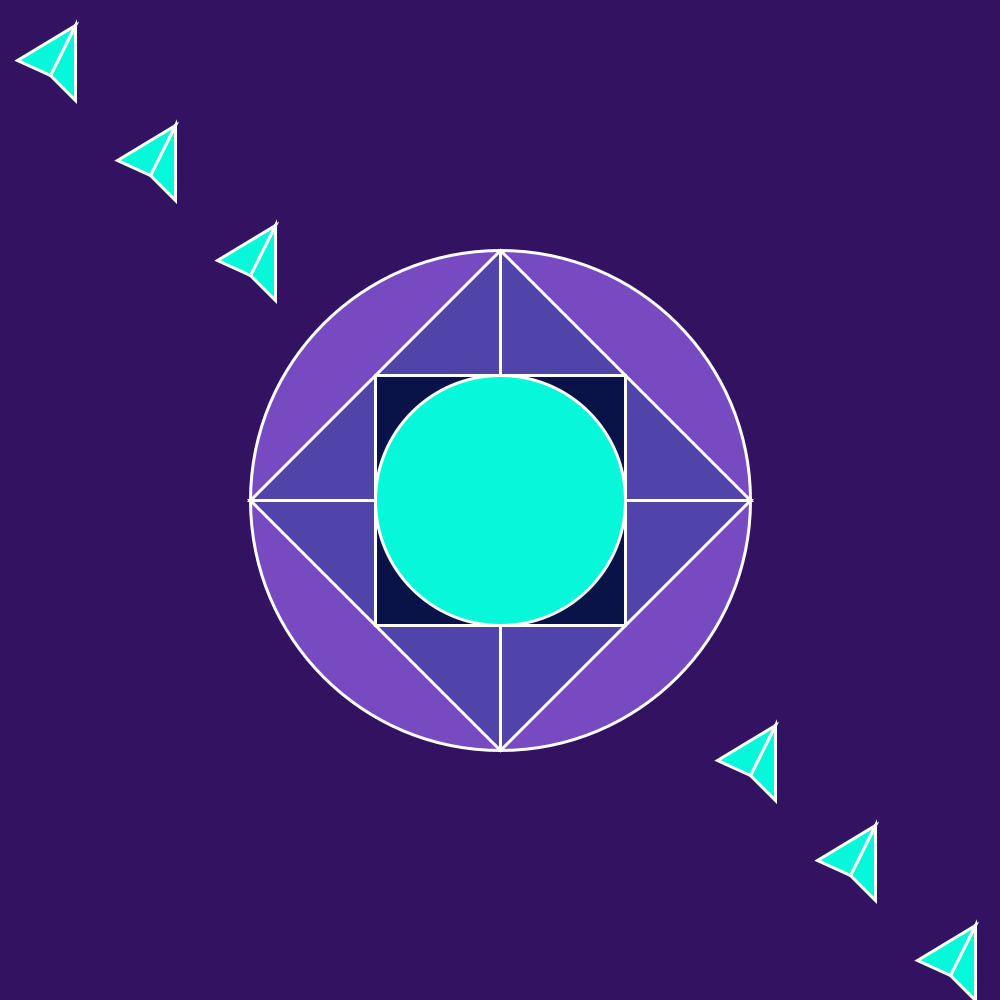
Frame 1 (no input)
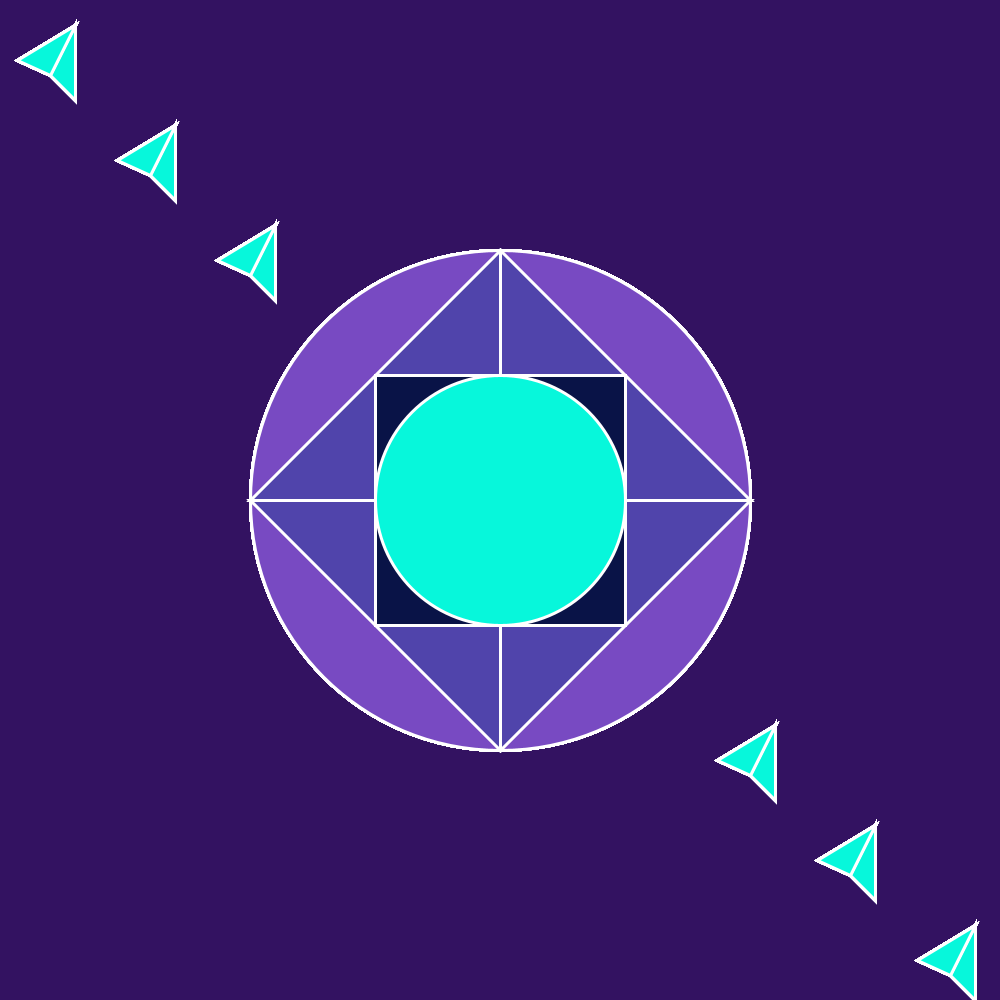
Frame 60 (the mouse pressed at the canvas centre just before this capture)
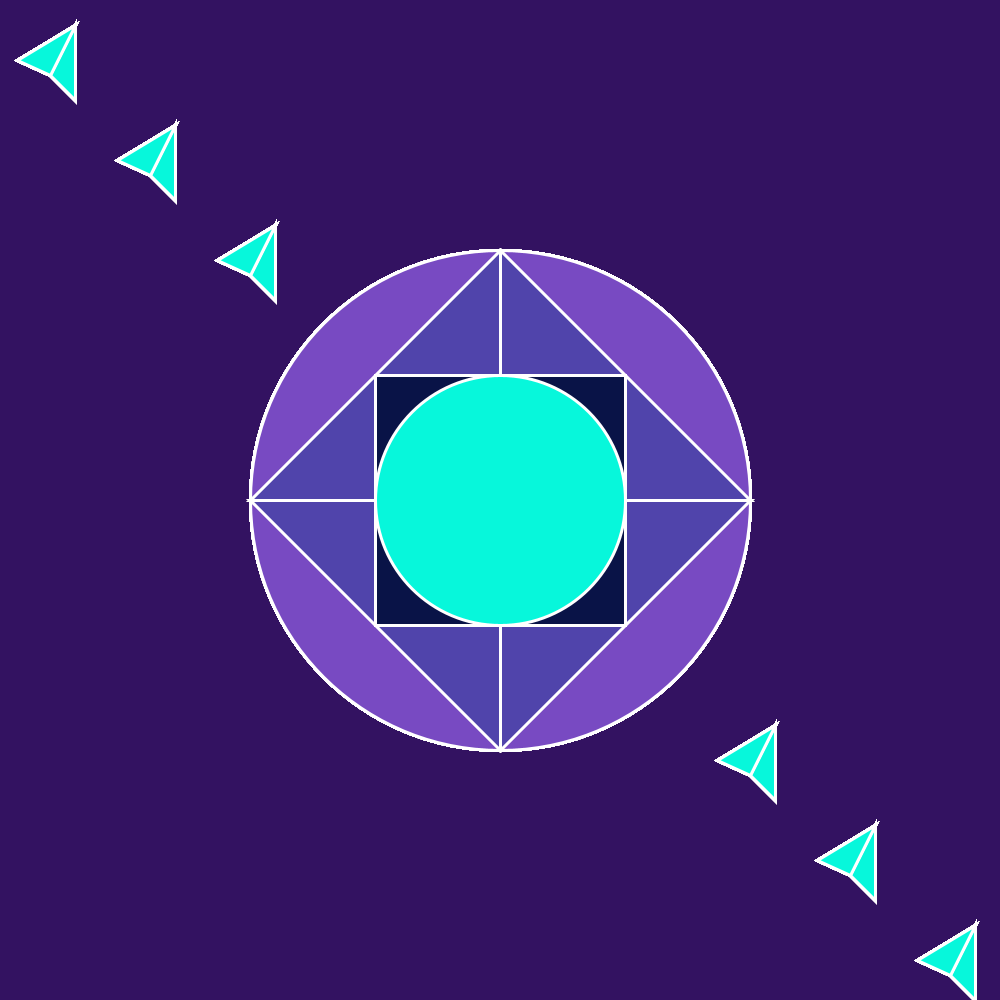
Frame 120 (the mouse held since frame 60 and released just before this capture)

The Processing sketch that drew these frames (run headless with seeded random() and noise(); from frame 60 on, the mouse is pressed at the canvas centre):

// Processing sketch: Project_1
// ── Project_1.pde
void setup() {
  size(1000, 1000);
  background (#331261);
}

void draw () {
  stroke (500,345,789);
  strokeWeight(3);
  fill (#784ac2);
  circle (width/2,height/2,500);
  fill (#5044ab);
  triangle (width/2, 250, 750, height/2 , 250,height/2);
  triangle (width/2, 750, 750, height/2 , 250,height/2);
  line (width/2,750,width/2,250);
  fill (#091347);
  rectMode(CENTER);
  rect (width/2, height/2, 250,250);
  fill (#07f7db);
  circle (width/2,height/2,250);
  triangle (75, 25, 75,100 , 50,75);
  triangle (175, 125, 175,200 , 150,175);
  triangle (275, 225, 275,300 , 250,275);
  triangle (775, 725, 775,800 , 750,775);
  triangle (875, 825, 875,900 , 850,875);
  triangle (975, 925, 975,1000 , 950,975);
  triangle (75, 25, 50,75,17,60);
  triangle (175, 125,150,175,117,160);
  triangle (275, 225,250,275,217,260);
  triangle (775, 725,750,775,717,760);
  triangle (875, 825,850,875,817,860);
  triangle (975, 925,950,975,917,960);
  //triangle (width/2, 750, 750, height/2 , 250,height/2);
  //line(start x, start y, endx, end y)
  
}
